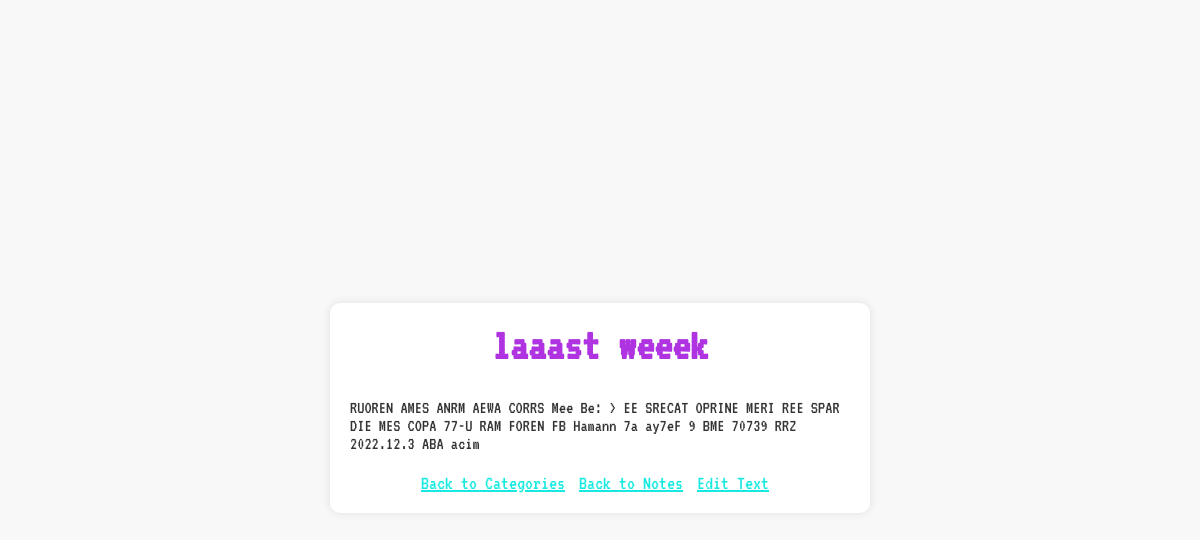
/note/6 (signed in), run on the app's committed database.
### app.py (models this page shows, shortened)
class Note(db.Model):
    id = db.Column(db.Integer, primary_key=True)
    title = db.Column(db.String(100), nullable=False)
    content = db.Column(db.Text, nullable=False)
    category_id = db.Column(db.Integer, db.ForeignKey('category.id'), nullable=False)
    category = db.relationship('Category', backref=db.backref('notes', lazy=True))
    post_type = db.Column(db.String(10), nullable=False)

### app.py (the view)
@app.route('/note/<int:note_id>')
def view_note(note_id):
    if 'user_id' not in session:
        return redirect(url_for('login'))
    note = Note.query.get(note_id)
    if note and note.category.user_id == session['user_id']:
        return render_template('note.html', note=note)
    else:
        error = 'Note not found'
        return render_template('main.html', error=error)

### templates/note.html (shortened to what this page needs)
<!DOCTYPE html>
<html>
<head>
    <link rel="stylesheet" type="text/css" href="{{ url_for('static', filename='styles.css') }}">
</head>
<body>
    <div class="container">
        <h1>{{ note.title }}</h1>
        <div class="note-content-container">
            <p>{{ note.content }}</p>
        </div>
        <div class="button-container">
            <a href="{{ url_for('main') }}">Back to Categories</a>
            <a href="{{ url_for('category_notes', category_id=note.category.id) }}">Back to Notes</a>
            <a href="{{ url_for('edit_text', note_id=note.id) }}">Edit Text</a>
        </div>
    </div>
</body>
</html>

### static/styles.css (style rules this page uses)
body { background-color: #f8f8f8; display: flex; flex-direction: column; align-items: center; height: 100vh; }
h1 { color: #af33e0; font-size: 45px; font-family: 'VT323', monospace; }
a { color: #17E9E0; font-size: 20px; font-family: 'VT323', monospace; text-decoration: underline; }
p { color: #333; font-size: 18px; font-family: 'VT323', monospace; }

### templates/note.html (style rules this page uses)
body { background-color: #f8f8f8; display: flex; justify-content: center; align-items: center; height: 100vh; }
.container { text-align: center; width: 500px; margin: 20px auto; padding: 20px; background-color: #ffffff; border-radius: 10px; box-shadow: 0px 0px 10px rgba(0, 0, 0, 0.1); }
.container h1 { margin-top: 0; }
.note-content-container { margin-top: 20px; text-align: left; }
.note-content-container p { margin-bottom: 10px; }
.button-container { margin-top: 20px; text-align: center; }
.button-container a { margin-right: 10px; }

### data on the page
Note: title "laaast weeek", content "RUOREN AMES ANRM AEWA CORRS Mee Be: > EE SRECAT OPRINE MERI REE SPAR DIE MES COPA 77-U RAM FOREN FB Hamann 7a ay7eF 9 BME 70739 RRZ 2022.12.3 ABA acim"
